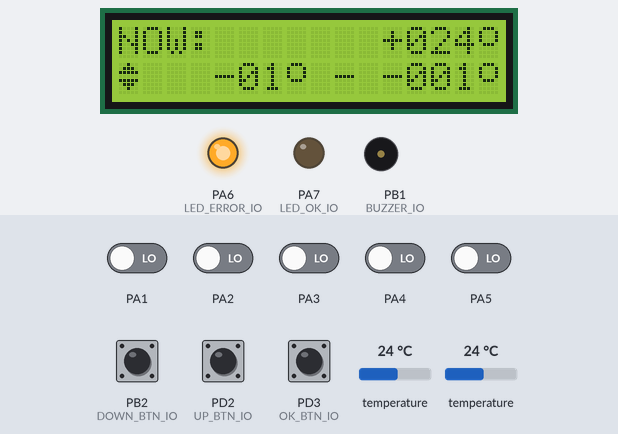
This program was run on a simulated ATmega16, built with avr-gcc and emulated at 8 MHz. Shown: 16×2 character LCD, output pins drawn as LEDs (lit = HIGH), buzzer (waves = sounding). Wiring (inferred from the names in the program): 2 × DS18B20 sensor: data PA0; character LCD (HD44780): RS PC0; R/W PC1; E PC2; data PC4, PC5, PC6, PC7. The test bench sets the inputs (shaded band); at power-on: PB2 (DOWN_BTN_IO), PD2 (UP_BTN_IO), PD3 (OK_BTN_IO) HIGH, PA1–5 LOW, temperature 24 °C. EEPROM starts erased; pins used as bus, display or sensor lines are not drawn; what the program prints to the serial monitor is not drawn.

Above: at 3.6 s.
3.7 s: PB2 (DOWN_BTN_IO) pulled LOW for 0.6 s
At 4.4 s:
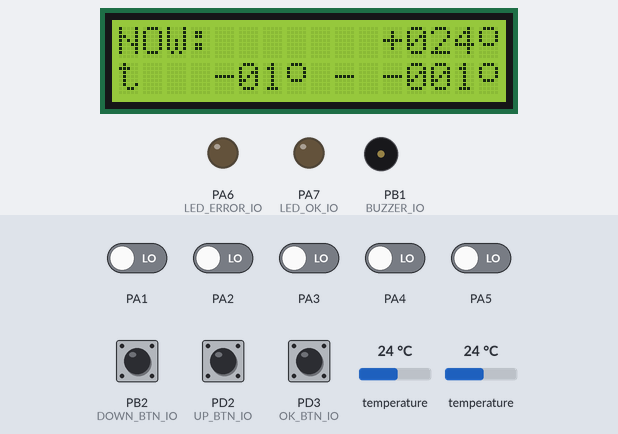
5.8 s: PD2 (UP_BTN_IO) pulled LOW for 0.6 s
At 6.2 s:
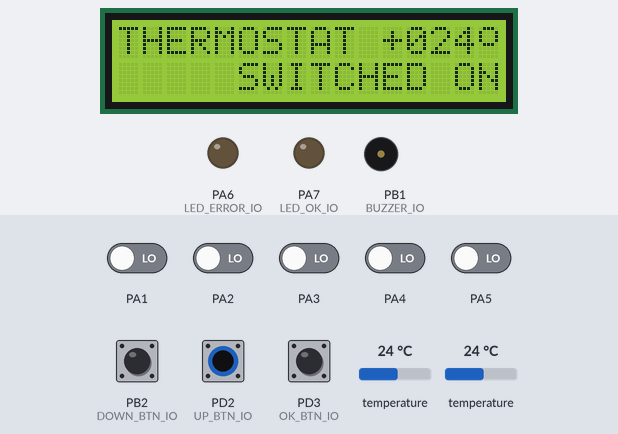
7.9 s: PD3 (OK_BTN_IO) pulled LOW for 0.6 s
At 9.7 s:
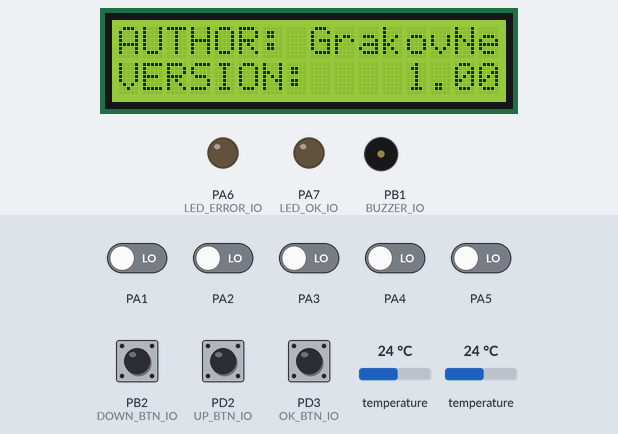
10.0 s: PD3 (OK_BTN_IO) pulled LOW for 1 s
At 12.2 s:
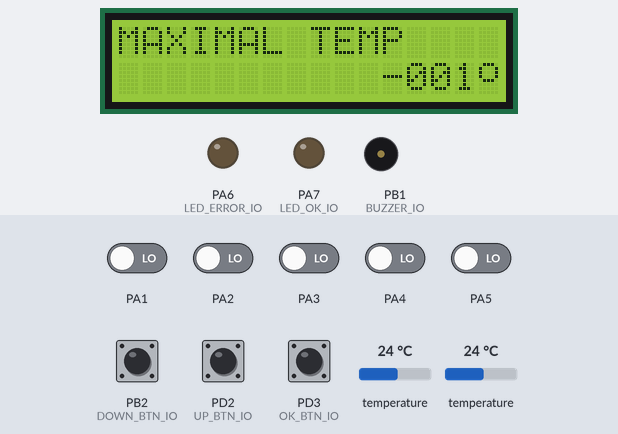
12.5 s: PD2 (UP_BTN_IO) pulled LOW for 1 s
At 14.1 s:
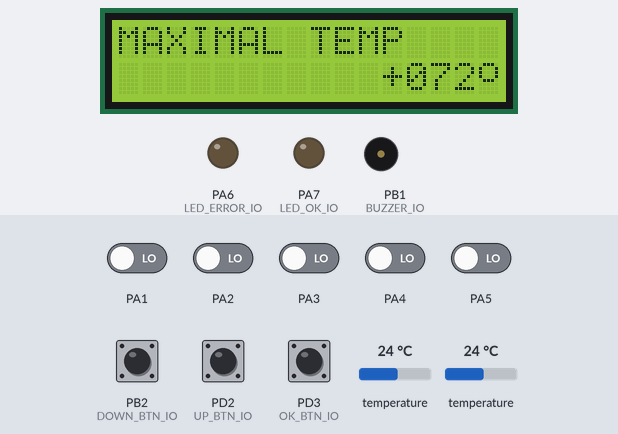
15.0 s: PD3 (OK_BTN_IO) pulled LOW for 1 s
At 17.4 s:
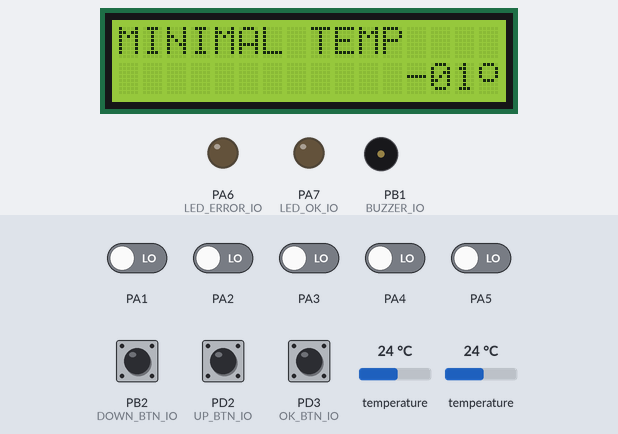
Timing chart, 0 to 18.5 s (numbered marks = the images above; inputs shaded):
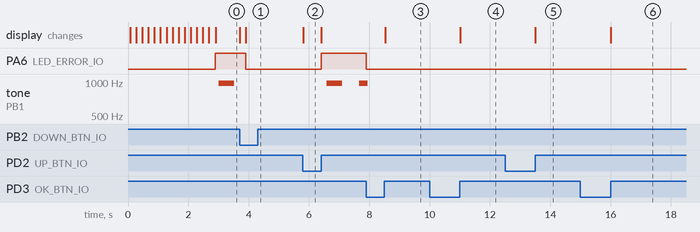

Measured:
- after the input at 3.7 s, PA6 (LED_ERROR_IO): HIGH → LOW after 0.20 s; tone on PB1 (BUZZER_IO): stops changing and stays silent; the display: first changes at once (image 1 shows a later state)
- after the input at 5.8 s, PA6 (LED_ERROR_IO): LOW → HIGH after 0.60 s; tone on PB1 (BUZZER_IO): silent → 977 Hz after 0.79 s, → silent 0.52 s later, → 977 Hz 0.56 s later; the display: changes at once (image 2)
- after the input at 7.9 s, PA6 (LED_ERROR_IO): HIGH → LOW at once; the display: changes after 0.62 s (image 3)
- after the input at 10.0 s, the display: changes after 1.0 s (image 4)
- after the input at 12.5 s, the display: changes after 1.0 s (image 5)
- after the input at 15.0 s, the display: changes after 1.0 s (image 6)

The program:

main.c
```c
#define F_CPU 8000000UL

#include <avr/io.h>
#include <avr/interrupt.h>
#include <util/delay.h>
#include <stdio.h>
#include <avr/eeprom.h>

#include "lcd_lib.h"

#define MINIMAL_TEMP -85
#define MAXIMAL_TEMP 125

#define LED_PORT PORTA
#define LED_DDR DDRA
#define LED_OK_IO 7
#define LED_ERROR_IO 6

#define WIREPORT PORTA
#define WIREPIN  PINA
#define WIREBIT   0
#define WIREDDR  DDRA

#define BUZZER_PORT  PORTB
#define BUZZER_DDR   DDRB
#define BUZZER_IO    1

#define UP_BTN_PORT   PORTD
#define OK_BTN_PORT   PORTD
#define DOWN_BTN_PORT PORTB
#define UP_BTN_IO     2
#define OK_BTN_IO     3
#define DOWN_BTN_IO   2

#define UP_LEFT_CORNER     0x00
#define UP_RIGHT_CORNER    0x01
#define DOWN_LEFT_CORNER   0x02
#define DOWN_RIGHT_CORNER  0x03
#define DEGREE_SYMBOL      0x04
#define THERMOSTAT_SYMBOL  0x05

#define startSound(); TCCR0=0x02;
#define stopSound(); TCCR0=0x00;

#define MINIMAL_TEMP_EEPROM_ADDRESS (void*)0x00
#define MAXIMAL_TEMP_EEPROM_ADDRESS (void*)0x05
#define THERMOSTATE_EEPROM_ADDRESS  (void*)0x0A

void initialization();
inline void sendSpecSymbolsToDisplay();
inline void drawTemperature();
inline void drawMenu();
inline void checkTemperature();
inline void updateDisplay();
inline void sendUARTData();
void UARTSend(char Symbol);
void UARTSendString(char *String);
int MeansureTemp();
void wireSend(char byte);
char wireRead();

/*LCD and UART text buffer*/
char displayTemp[54];

/*mode of work*/
char workMode = 0;
/*
0 - normal thermometer/thermostat
1 - settings screen
2 - thermostat captured incorrect temp
*/

/*item of menu*/
char menuItem = 0;
/*
0 - switching thermostat
1 - minimal temp
2 - maximal temp
3 - about
*/

/*have information about current temperature*/
int currentTemp = 0;

/*Settings for thermostat*/
struct{
	int minimalTemp;
	int maximalTemp;
	char isActive;
} thermostatSettings;

/*Sound generation timer*/
ISR(TIMER0_OVF_vect){
	static char state;
	static int counter;
	static char buzzerFlag;

	if (counter < 4000){
		counter++;
	}
	else{
		counter = 0;
	}

	if (counter < 2000){
		buzzerFlag = 1;
	}

	else {
		buzzerFlag = 0;
	}


	if (buzzerFlag){
		if (state == 3){
			state = 0;
			BUZZER_PORT |= (1 << BUZZER_IO);
			return;
		}

		state ++;
		BUZZER_PORT &= ~(1 << BUZZER_IO);
		return;
	}


}

/*Common checks*/
ISR (TIMER1_COMPA_vect){
	TCNT1H=0x00;
	TCNT1L=0x00;
	checkTemperature();
	updateDisplay();
	sendUARTData();
	currentTemp = MeansureTemp();
}

/*UP button*/
ISR (INT0_vect){
	if (workMode == 0){
		return;
	}

	switch (menuItem){
		case 0:
		thermostatSettings.isActive = 1;
		break;

		case 1:
		thermostatSettings.minimalTemp ++;
		if (thermostatSettings.minimalTemp > MAXIMAL_TEMP){
			thermostatSettings.minimalTemp = MINIMAL_TEMP;
		}
		break;

		case 2:
		thermostatSettings.maximalTemp ++;
		if (thermostatSettings.maximalTemp > MAXIMAL_TEMP){
			thermostatSettings.maximalTemp = MINIMAL_TEMP;
		}
		break;
	}

	drawMenu();
}

/*Ok button*/
ISR(INT1_vect){
	if (workMode == 0){
		workMode = 1;
		menuItem = 0;
		updateDisplay();
		return;
	}

	if (workMode == 2){
		workMode = 0;
		thermostatSettings.isActive = 0;
		checkTemperature();
		return;
	}

	if ( (workMode == 1) && (menuItem == 3) ){
		workMode = 0;
		updateDisplay();
		return;
	}

	menuItem++;
	eeprom_write_dword(MINIMAL_TEMP_EEPROM_ADDRESS, thermostatSettings.minimalTemp);
	eeprom_write_dword(MAXIMAL_TEMP_EEPROM_ADDRESS, thermostatSettings.maximalTemp);
	eeprom_write_byte(THERMOSTATE_EEPROM_ADDRESS, thermostatSettings.isActive);
	updateDisplay();


}

/*Down Button*/
ISR(INT2_vect){
	if (workMode == 0){
		return;
	}

	switch (menuItem){
		case 0:
			thermostatSettings.isActive = 0;
			break;

		case 1:
			thermostatSettings.minimalTemp --;
			if (thermostatSettings.minimalTemp < MINIMAL_TEMP){
				thermostatSettings.minimalTemp = MAXIMAL_TEMP;
			}
			break;

		case 2:
			thermostatSettings.maximalTemp --;
			if (thermostatSettings.maximalTemp < MINIMAL_TEMP){
				thermostatSettings.maximalTemp = MAXIMAL_TEMP;
			}
			break;
	}

	drawMenu();

}

/*initialization of 1-Wire bus*/
char wireInit(){
	char IsAnswered;
	WIREDDR |= 1<<WIREBIT;
	WIREPORT |= 1<<WIREBIT;
	_delay_ms (1);
	WIREPORT &= ~(1<<WIREBIT);
	_delay_us(480);
	WIREPORT |= 1<<WIREBIT;
	WIREDDR &= ~(1<<WIREBIT);
	_delay_us (60);
	if (WIREPIN & (1<<WIREBIT))
	IsAnswered = 1;
	else
	IsAnswered = 0;
	_delay_us(480);
	return IsAnswered;
}

/*send byte to 1-wire*/
void wireSend(char byte){
	char Symbol = byte;
	WIREDDR |= (1 << WIREBIT);
	for (int i = 0; i < 8; i++){
		WIREPORT |= (1 << WIREBIT);
		_delay_us(6);
		WIREPORT &= ~(1 << WIREBIT);
		_delay_us(10);
		if (Symbol & 1){
			WIREPORT |= (1 << WIREBIT);
		}
		_delay_us(110);
		Symbol = Symbol >> 1;
	}
	WIREPORT |= (1 << WIREBIT);
	WIREDDR &= ~(1 << WIREBIT);
}

/*read byte from 1-wire*/
char wireRead(){
	char Symbol = 0x00;
	WIREPORT |= (1 << WIREBIT);
	_delay_us(2);
	for (int i = 0; i < 8; i++){
		WIREDDR |= (1 << WIREBIT);

		WIREPORT |= (1 << WIREBIT);
		_delay_us(2);

		WIREPORT &= ~(1<<WIREBIT);
		_delay_us(5);

		WIREDDR &= ~(1<<WIREBIT);
		WIREPORT |= (1 << WIREBIT);
		_delay_us(10);

		if (WIREPIN & (1<<WIREBIT))
		Symbol |= 0x80>>(7 - i);
		_delay_us(110);
	}
	return Symbol;
}

/*full algorithm for temperature measuring without delays for cooking new value*/
int MeansureTemp(){
	wireInit();
	wireSend(0xCC);
	wireSend(0xBE);

	int Temp[2];
	Temp[0] = wireRead();
	Temp[1] = wireRead();
	int Result = ((Temp[1]<<8) + Temp[0]) >> 4;

	wireInit();
	wireSend(0xCC);
	wireSend(0x44);

	return Result;
}

/*will update info on a screen. Uses WorkMode*/
inline void updateDisplay(){
	switch (workMode){
		case 0:
		case 2:
		drawTemperature();
		break;
		case 1:
		displayClear();
		drawMenu();
		break;
	}
}

/*this function will made first-step initialization of MCU*/
void initialization(){
	/*work with IO Pins*/
	BUZZER_DDR  |= (1 << BUZZER_IO);

	LED_DDR |= (1 << LED_OK_IO) | (1 << LED_ERROR_IO);

	UP_BTN_PORT   |= (1 << UP_BTN_IO);
	OK_BTN_PORT   |= (1 << OK_BTN_IO);
	DOWN_BTN_PORT |= (1 << DOWN_BTN_IO);

	/*LCD initialization*/
	displayInit();

	/*work with DS18B20*/
	if (wireInit()){
		displayClear();
		displayGoto(1,0);
		displaySendString("NO TEMPERATURE");
		displayGoto(5,1);
		displaySendString("SENSOR");
		while(1);
	}
	MeansureTemp();

	/*work with LCD*/

	sendSpecSymbolsToDisplay();
	displayClear();
	displayWriteSymbol(UP_LEFT_CORNER);
	displayGoto(0,1);
	displayWriteSymbol(DOWN_LEFT_CORNER);
	displayGoto(15,0);
	displayWriteSymbol(UP_RIGHT_CORNER);
	displayGoto(15,1);
	displayWriteSymbol(DOWN_RIGHT_CORNER);

	displayGoto(1,0);
	displaySendString("INITIALIZATION");
	displayGoto(1,1);
	for (int i = 0; i < 14; i++){
		displayWriteSymbol('=');
		_delay_ms(200);
	}

	/*work with Interrupts*/

	GICR|=0xE0;
	MCUCR=0x00;
	MCUCSR=0x00;
	GIFR=0xE0;

	/*work with UART*/
	UCSRA=0x00;
	UCSRB=0x08;
	UCSRC=0x86;
	UBRRH=0x00;
	UBRRL=0x33;

	/*work with timers*/
	/*timer 0 needs for sound generation*/
	TCCR0=0x00;

	/*timer 1 needs for checking temp and refresh state*/
	TCCR1A=0x00;
	TCCR1B=0x05;
	OCR1AH=0x1E;
	OCR1AL=0x85;

	TIMSK=0x11;

	/*updating temperature*/
	MeansureTemp();
	currentTemp = MeansureTemp();

	/*work with eeprom memory*/

	thermostatSettings.minimalTemp = eeprom_read_dword(MINIMAL_TEMP_EEPROM_ADDRESS);
	thermostatSettings.maximalTemp = eeprom_read_dword(MAXIMAL_TEMP_EEPROM_ADDRESS);
	thermostatSettings.isActive = eeprom_read_word(THERMOSTATE_EEPROM_ADDRESS);

	/*Finished*/

	TCNT1H = 0x1E;
	TCNT1L = 0x80;
	displayClear();
	sei();
}

/*This function send custom symbols into HD44780 RAM memory*/
inline void sendSpecSymbolsToDisplay(){
	char specialSymbols[6][8] = {
		{0x1F, 0x10, 0x10, 0x10, 0x10, 0x10, 0x10, 0x10},  // Code for up-left corner
		{0x1F, 0x01, 0x01, 0x01, 0x01, 0x01, 0x01, 0x01},  // Code for up-right corner
		{0x10, 0x10, 0x10, 0x10, 0x10, 0x10, 0x1F, 0x00},  // Code for down-left corner
		{0x01, 0x01, 0x01, 0x01, 0x01, 0x01, 0x1F, 0x00},  // Code for down-right corner
		{0x0E, 0x11, 0x11, 0x11, 0x0E, 0x00, 0x00, 0x00},  // Code for degree symbol
		{0x04, 0x0E, 0x1F, 0x00, 0x1F, 0x0E, 0x04, 0x00}  // Code for thermostat symbol
	};
	for (int i = 0; i < 6; i++){
		displayMakeCustomSymbol(specialSymbols[i], i);
	}

}

/*will draw standby information on a display*/
inline void drawTemperature(){
	displayGoto(0,0);
	sprintf(displayTemp, "NOW:       %+04i", currentTemp);
	displaySendString(displayTemp);
	displayWriteSymbol(DEGREE_SYMBOL);

	displayGoto(0,1);
	if (thermostatSettings.isActive){
		displayWriteSymbol(THERMOSTAT_SYMBOL);
	}
	else{
		displayWriteSymbol('t');
	}

	displayGoto(3,1);

	sprintf(displayTemp, " %+03i", thermostatSettings.minimalTemp);
	displaySendString(displayTemp);
	displayWriteSymbol(DEGREE_SYMBOL);

	sprintf(displayTemp, " - %+04i", thermostatSettings.maximalTemp);
	displaySendString(displayTemp);
	displayWriteSymbol(DEGREE_SYMBOL);
}

/*this function shows menu. Uses WorkMode*/
inline void drawMenu(){
	displayGoto(0,0);

	switch (menuItem){
		case 0:
		displaySendString("THERMOSTAT");
		displayGoto(0,1);
		if (thermostatSettings.isActive){
			displaySendString("     SWITCHED ON");
		}
		else {
			displaySendString("    SWITCHED OFF");
		}
		break;

		case 1:
		displaySendString("MINIMAL TEMP");
		sprintf(displayTemp, "%+03d", thermostatSettings.minimalTemp);
		displayGoto(12,1);
		displaySendString(displayTemp);
		displayWriteSymbol(DEGREE_SYMBOL);
		break;

		case 2:
		displaySendString("MAXIMAL TEMP");
		sprintf(displayTemp, "%+04d", thermostatSettings.maximalTemp);
		displayGoto(11,1);
		displaySendString(displayTemp);
		displayWriteSymbol(DEGREE_SYMBOL);
		break;

		case 3:
		displaySendString("AUTHOR: GrakovNe");
		displayGoto(0,1);
		displaySendString("VERSION:    1.00");
	}

}

/*this function checks temperature for the thermostat values according*/
inline void checkTemperature(){
	if ( (thermostatSettings.isActive) && (workMode != 1) ){
		if ( (currentTemp > thermostatSettings.maximalTemp) || (currentTemp < thermostatSettings.minimalTemp) ){
			LED_PORT |= (1 << LED_ERROR_IO);
			LED_PORT &= ~(1 << LED_OK_IO);

			workMode = 2;

			startSound();
			return;
		}

		LED_PORT |= (1 << LED_OK_IO);
		LED_PORT &= ~(1 << LED_ERROR_IO);
		return;
	}

	LED_PORT &= ~(1 << LED_ERROR_IO);
	LED_PORT &= ~(1 << LED_OK_IO);
	stopSound();
}

/*will send 1 byte to UART*/
void UARTSend(char symbol){
	while(!( UCSRA & (1 << UDRE)));
	UDR = symbol;
}

/*will send string to UART. String must be ended in \0*/
void UARTSendString(char *string){
	short i = 0;
	char sym;
	while ((sym = string[i]) != '\0'){
		UARTSend(sym);
		i++;
	}
}

/*will send full data about temperature and parameters*/
void sendUARTData(){
	sprintf(displayTemp, "now: %i; min: %i; max: %i; thermostate: %i", currentTemp, thermostatSettings.minimalTemp, thermostatSettings.maximalTemp, thermostatSettings.isActive);
	UARTSendString(displayTemp);
	UARTSend(0x0A);
	UARTSend(0x0D);
}

/*main function*/
int main(void)
{
	initialization();

	while (1)
	{
	}
}
```

lcd_lib.c
```c
/************************************************************************/
/* HD44780 LIBRARY FOR WINSTAR DISPLAY                                  */
/* AUTHOR: GRAKOVNE                                                     */
/* DATE 11/01/16                                                        */
/* WEB: GRAKOVNE.ORG                                                    */
/* E-MAIL: GRAKOVNE@YANDEX.RU                                           */
/* ÏÐÎÁÓß, ÑÎÇÄÀÂÀÒÜ ËÓ×ØÅÅ                                             */
/************************************************************************/

#include "lcd_lib.h"

inline unsigned char swapNibbles(unsigned char data)
{
	asm volatile("swap %0" : "=r" (data) : "0" (data));
	return data;

}

void displayCommandInit(unsigned char data)
{
	_delay_us(40);
	PORT_SIG &= ~(1 << RS);
	#ifdef BUS_4BIT
	PORT_DATA &= 0x0F;
	PORT_DATA |= data & 0xF0;
	#else
	PORT_DATA = data;
	#endif
	PORT_SIG |= (1 << EN);
	_delay_us(2);
	PORT_SIG &= ~(1 << EN);
}

inline static void displaySendPackage(unsigned char data)
{
	#ifdef BUS_4BIT
	PORT_DATA &= 0x0F;
	PORT_DATA |= data & 0xF0;
	PORT_SIG  |= (1 << EN);
	_delay_us(2);
	PORT_SIG &= ~(1 << EN);

	data = swapNibbles(data);
	PORT_DATA &= 0x0F;
	PORT_DATA |= data &0xF0;

	PORT_SIG |= (1 << EN);
	_delay_us(2);
	PORT_SIG &= ~(1 << EN);
	#else
	PORT_DATA = data;
	PORT_SIG |= (1 << EN);
	_delay_us(2);
	PORT_SIG &= ~(1 << EN);
	#endif
	_delay_us(50);
}

inline static void displayWait(void)
{
	#ifdef CHECK_FLAG_BF
	#ifdef BUS_4BIT

	unsigned char data;
	DDRX_DATA &= 0x0F;
	PORT_DATA |= 0xF0;
	PORT_SIG |= (1 << RW);
	PORT_SIG &= ~(1 << EN);
	do{
		PORT_SIG |= (1 << EN);
		_delay_us(2);
		data = PIN_DATA & 0xF0;
		PORT_SIG &= ~(1 << EN);
		data = swapNibbles(data);
		PORT_SIG |= (1 << EN);
		_delay_us(2);
		data |= PIN_DATA & 0xF0;
		PORT_SIG &= ~(1 << EN);
		data = swapNibbles(data);
	}while(data & 0x80);
	PORT_SIG &= ~(1 << RW);
	DDRX_DATA |= 0xF0;

	#else
	unsigned char data;
	DDRX_DATA = 0;
	PORT_DATA = 0xFF;
	PORT_SIG |= (1 << RW);
	PORT_SIG &= ~(1 << RS);
	do{
		PORT_SIG |= (1 << EN);
		_delay_us(2);
		data = PIN_DATA;
		PORT_SIG &= ~(1 << EN);
	}while(data & 0x80);
	PORT_SIG &= ~(1 << RW);
	DDRX_DATA = 0xFF;
	#endif
	#else
	_delay_us(40);
	#endif
}

void displaySendCommand(unsigned char data)
{
	displayWait();
	PORT_SIG &= ~(1 << RS);
	displaySendPackage(data);
}

void displaySendData(char data)
{
	displayWait();
	PORT_SIG |= (1 << RS);
	displaySendPackage(data);
}

void displayInit(void)
{
	#ifdef BUS_4BIT
	DDRX_DATA |= 0xF0;
	PORT_DATA |= 0xF0;
	#else
	DDRX_DATA |= 0xFF;
	PORT_DATA |= 0xFF;
	#endif

	DDRX_SIG |= (1<<RW)|(1<<RS)|(1<<EN);
	PORT_SIG |= (1<<RW)|(1<<RS)|(1<<EN);
	PORT_SIG &= ~(1 << RW);
	_delay_ms(40);

	#ifdef HD44780
	displayCommandInit(0x30);
	_delay_ms(10);
	displayCommandInit(0x30);
	_delay_ms(1);
	displayCommandInit(0x30);
	#endif

	#ifdef BUS_4BIT
	displayCommandInit(0x20);
	displaySendCommand(0x28);
	#else
	displaySendCommand(0x38);
	#endif
	displaySendCommand(0x08);
	displaySendCommand(0x0C);
	displaySendCommand(0x01);
	_delay_ms(2);
	displaySendCommand(0x06);
}

void displaySendStringFlash(char *str)
{
	unsigned char data = pgm_read_byte(str);
	while (data)
	{
		displayWait();
		PORT_SIG |= (1 << RS);
		displaySendPackage(data);
		str++;
		data = pgm_read_byte(str);
	}
}

void displaySendString(char *str)
{
	unsigned char data;
	PORT_SIG |= (1 << RS);
	while (*str)
	{
		data = *str++;
		displayWait();
		PORT_SIG |= (1 << RS);
		displaySendPackage(data);
	}
}

void displayClear(void)
{
	displaySendCommand(0x01);
	_delay_ms(2);
}

void displayCursorReset(void){
	displaySendCommand(0x02);
	_delay_ms(2);
}

void displayMakeCustomSymbol(char *symbolBytes, char number){
	displaySendCommand(0x40 + number*8);
	for (int i = 0; i < 8; i++){
		displaySendData(symbolBytes[i]);
	}
	displaySendCommand(0x80);
}
```

lcd_lib.h
```c
/************************************************************************/
/* HD44780 LIBRARY FOR WINSTAR DISPLAY                                  */
/* AUTHOR: GRAKOVNE                                                     */
/* DATE 11/01/16                                                        */
/* WEB: GRAKOVNE.ORG                                                    */
/* E-MAIL: GRAKOVNE@YANDEX.RU                                           */
/* ÏÐÎÁÓß, ÑÎÇÄÀÂÀÒÜ ËÓ×ØÅÅ                                             */
/************************************************************************/

#define F_CPU 8000000UL
#ifndef LCD_LIB_H
#define LCD_LIB_H
#define F_CPU 8000000UL
#include <avr/io.h>
#include <util/delay.h>
#include <avr/pgmspace.h>

#define PORT_DATA PORTC
#define PIN_DATA  PINC
#define DDRX_DATA DDRC

#define PORT_SIG PORTC
#define PIN_SIG  PINC
#define DDRX_SIG DDRC

#define RS 0
#define RW 1
#define EN 2

#define BUS_4BIT
#define HD44780

#define displayGoto(x,y)        displaySendCommand(((((y)& 1)*0x40)+((x)& 15))|128)
#define displayWriteRTL()       displaySendCommand(0x04)
#define displayWriteLTR()       displaySendCommand(0x06)
#define diplayTurnOff()         displaySendCommand(0x08)
#define displayTurnOn()         displaySendCommand(0x0C)
#define displayShowRectCursor() displaySendCommand(0x0D)
#define displayShowLineCursor() displaySendCommand(0x0E)
#define displayShowBothCursor() displaySendCommand(0x0F)
#define displayHideCursors()    displaySendCommand(0x0C)
#define displayScrollLeft()     displaySendCommand(0x05)
#define displayScrollRight()    displaySendCommand(0x07)
#define displayCursorLeft()     displaySendCommand(0x10)
#define displayCursorRight()    displaySendCommand(0x14)
#define displayWriteSymbol(sym) displaySendData(sym)

void displayInit(void);
void displayClear(void);
void displayCursorReset(void);
void displaySendData(char data);
void displaySendCommand(unsigned char data);
void displaySendStringFlash(char *str);
void displaySendString(char *str);
void displayMakeCustomSymbol(char *symbolBytes, char number);
#endif
```
